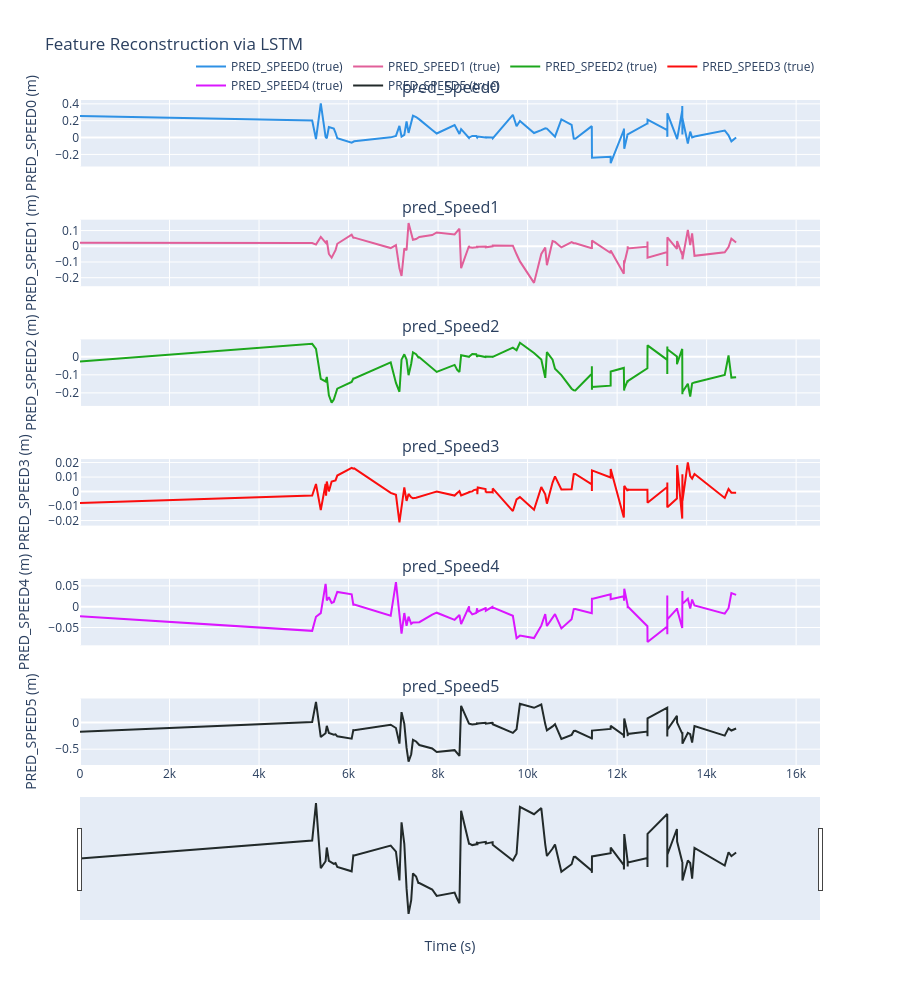

The notebook cell saved with this chart:
### Code cell
from sklearn.preprocessing import StandardScaler
import pandas as pd
import torch

df_aursad = pd.read_feather('../data/aursad/aursad_training.feather')
df_rad = pd.read_feather('../data/rad/rad_add_current.feather')
input_lst = ['q0','q1','q2','q3','q4','q5', 'x', 'y', 'z', 
            'Current0', 'Current1', 'Current2', 'Current3', 'Current4', 'Current5']
output_type_name = 'Speed'
output_lst = [f'{output_type_name}{i}' for i in range(6)]

X_scaled, X_tensor, _, _ = data_prep(df_rad, input_lst, output_type_name, is_target_known=False)

output_scaler = StandardScaler()
y_scaled = output_scaler.fit_transform(df_aursad[output_lst])

df_pred = prediction_df(X_scaled, output_scaler, 50, 
                        len(input_lst), len(output_lst), 
                        '../models/speed_pred_lstm30.pt')
df_pred = pd.concat([df_pred.reset_index(drop=True), df_rad['time'].reset_index(drop=True)], axis=1)

output_lst = [f'pred_{output_type_name}{i}' for i in range(6)]
fig = time_series_plots(df_pred.iloc[::100], output_lst)
fig.show()
